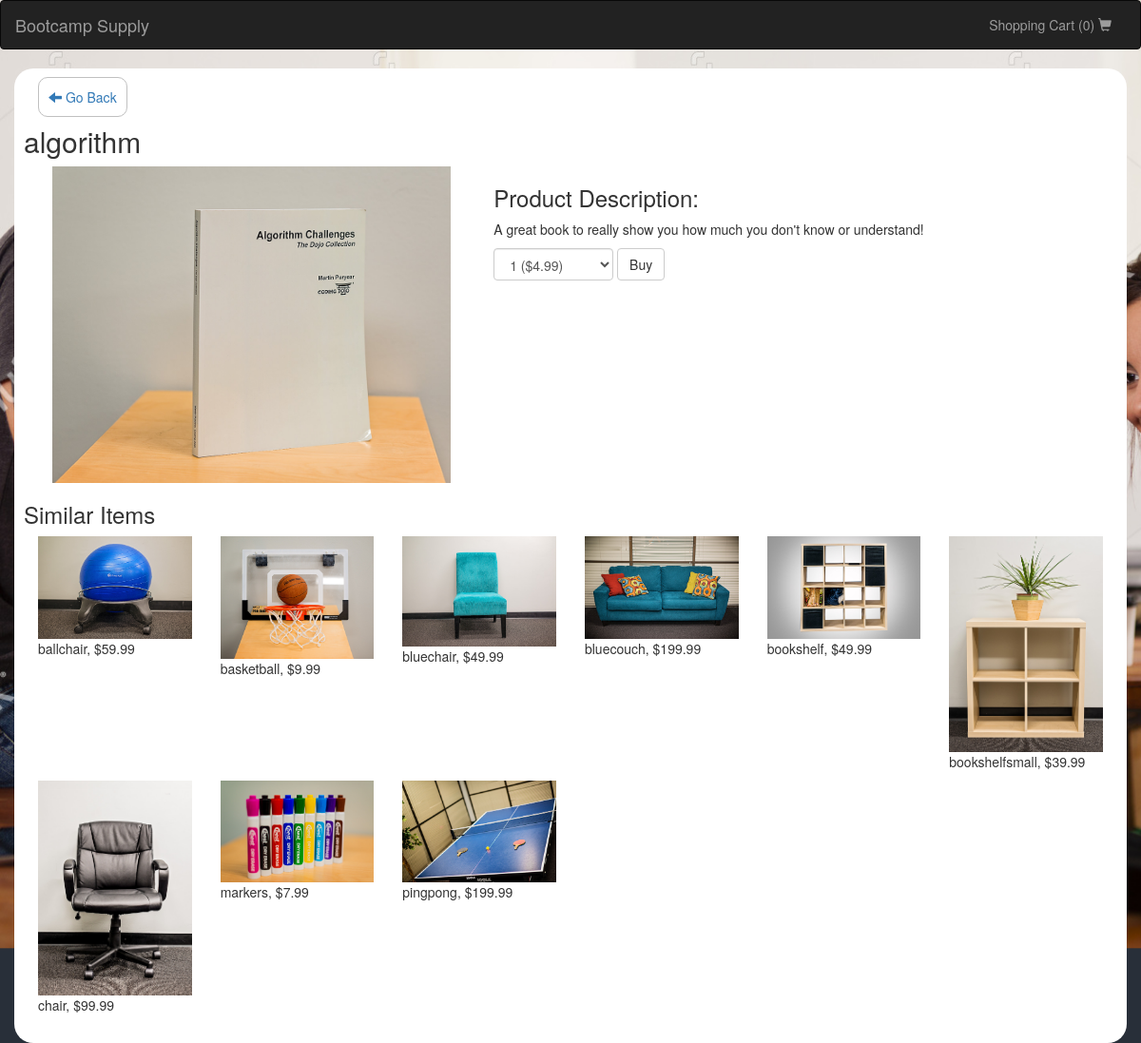
Page /product/1 on the committed database.
### tables this page shows
CREATE TABLE `images` (
  `id` int(11) NOT NULL AUTO_INCREMENT,
  `product_id` int(11) DEFAULT NULL,
  `src` varchar(255) DEFAULT NULL,
  `created_at` datetime DEFAULT NULL,
  `updated_at` datetime DEFAULT NULL,
  `is_main` tinyint(4) DEFAULT '0',
  PRIMARY KEY (`id`)
);

CREATE TABLE `products` (
  `id` int(11) NOT NULL AUTO_INCREMENT,
  `name` varchar(255) DEFAULT NULL,
  `price` decimal(10,2) DEFAULT NULL,
  `inventory` int(11) DEFAULT NULL,
  `description` text,
  `is_personal` tinyint(4) DEFAULT NULL,
  `category_id` int(11) NOT NULL,
  PRIMARY KEY (`id`)
);

### application/controllers/UserProducts.php (called while the page is built, shortened)
<?php
class UserProducts extends CI_Controller {
	public function viewProduct($id) {
		$this->load->model('Product');
		$data = array('info' => $this->Product->getItemDetails($id), 'similar' => $this->Product->getSimilarItems($id));
		$this->load->view('showProduct', $data);
	}
}

### index.php (called while the page is built, shortened)
<?php
require_once BASEPATH.'core/CodeIgniter.php';

### application/models/Product.php (called while the page is built, shortened)
<?php
class Product extends CI_Model {
	public function getItemDetails($id)
	{
		$sql="SELECT products.id as id, name, price, images.src AS img, description, inventory FROM products JOIN images ON products.id=images.product_id WHERE products.id = $id AND is_main = 1";
		$result = $this->db->query($sql)->row_array();
		$result['images'] = $this->db->query("SELECT * FROM images WHERE product_id = {$result['id']}")->result_array();
		return $result;
	}
	public function getSimilarItems($id)
	{
		$cat = $this->db->query("SELECT parent_id FROM categories JOIN products ON products.category_id = categories.id WHERE products.id = $id")->row_array();
		return $this->db->query("SELECT products.id id, products.name, price, images.src AS img FROM products JOIN images ON products.id=images.product_id JOIN categories ON products.category_id=categories.id WHERE parent_id = {$cat['parent_id']} AND products.id != $id")->result_array();
	}
}

### application/views/showProduct.php (the view, shortened to what this page needs)
<div class="container">
	<div class="col-md-12">
		<a class="outlined" href="/store"><span class="glyphicon glyphicon-arrow-left"></span> Go Back</a>
		<div class="row">
			<h2><?= $info['name'] ?></h2>
			<div class="col-md-5">
				<img class="img-rounded col-md-12"  src="/assets/img/products/<?= $info['img']?>">
			</div>
			<div class="col-md-7">
				<h3>Product Description:</h3>
				<p><?= $info['description'] ?></p>
				<div class="btn-group" role="group" aria-label="...">
					<div class="btn-group" role="group">
						<form action="/addToCart" method="post" class="form-inline">
							<select class="form-control" name="quantity">
								<?php for ($i=1; $i<=$info['inventory']; $i++) { ?>
								<option value="<?= $i ?>"><a href="#"><?= $i ?> ($<?= $i * $info['price'] ?>)</a></option>
								<?php } ?>
							</select>
							<input type="submit" value="Buy" class="btn btn-default">
						</form>
					</div>
				</div>
			</div>
		</div>
		<div class="row">
			<h3>Similar Items</h3>
			<? foreach ($similar as $similarThing) { ?>
			<div class="col-md-2">
				<a href="/product/<?= $similarThing['id'] ?>"><img width="100%" src="/assets/img/products/<?= $similarThing['img'] ?>"></a>
				<p><?= $similarThing['name'] ?>, $<?= $similarThing['price'] ?></p>
			</div>
			<?php } ?>
		</div>
	</div>
</div>
</body>
</html>

### assets/css/style.css (style rules this page uses)
* { margin: 0; padding: 0; }
.container { background: white; padding:20px 10px; border-radius:20px; }
.outlined { border:1px solid silver; border-radius:10px; padding:10px; margin-bottom: 10px; }
.fullBackground { background-image: url("../img/background.jpg"); background-size:cover; }

### rows in the picture
images: product.name "algorithm", src (picture), product.description "A great book to really show you how much you don't know or understand!"
images: src (picture), product.name "ballchair", product.price "59.99"
images: src (picture), product.name "basketball", product.price "9.99"
images: src (picture), product.name "bluechair", product.price "49.99"
images: src (picture), product.name "bluecouch", product.price "199.99"
images: src (picture), product.name "bookshelf", product.price "49.99"
images: src (picture), product.name "bookshelfsmall", product.price "39.99"
images: src (picture), product.name "chair", product.price "99.99"
images: src (picture), product.name "markers", product.price "7.99"
images: src (picture), product.name "pingpong", product.price "199.99"

### other values in the picture
count($this->session->cart) "0"
